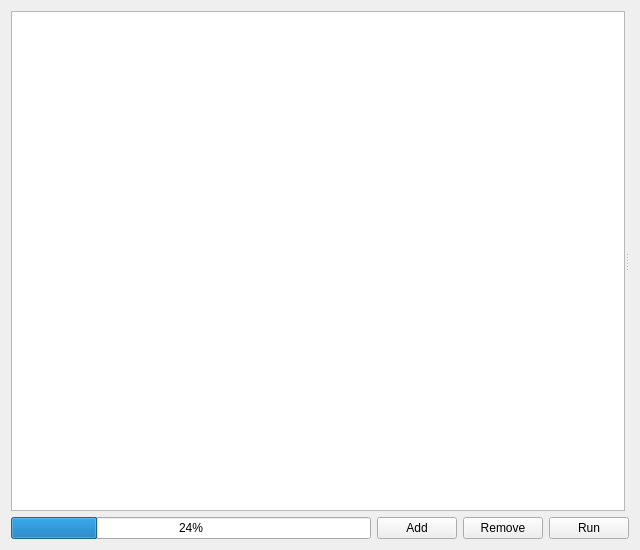
<?xml version="1.0" encoding="UTF-8"?>
<ui version="4.0">
 <class>Form</class>
 <widget class="QWidget" name="Form">
  <property name="geometry">
   <rect>
    <x>0</x>
    <y>0</y>
    <width>640</width>
    <height>550</height>
   </rect>
  </property>
  <property name="windowTitle">
   <string>Merging</string>
  </property>
  <property name="windowIcon">
   <iconset resource="../../resource/icons/icons.qrc">
    <normaloff>:/icons/merge.svg</normaloff>:/icons/merge.svg</iconset>
  </property>
  <layout class="QVBoxLayout" name="verticalLayout_2">
   <item>
    <widget class="QSplitter" name="splitter">
     <property name="orientation">
      <enum>Qt::Horizontal</enum>
     </property>
     <widget class="QTreeView" name="treeView">
      <property name="sizePolicy">
       <sizepolicy hsizetype="Minimum" vsizetype="Expanding">
        <horstretch>0</horstretch>
        <verstretch>1</verstretch>
       </sizepolicy>
      </property>
      <property name="alternatingRowColors">
       <bool>true</bool>
      </property>
      <property name="selectionMode">
       <enum>QAbstractItemView::SingleSelection</enum>
      </property>
      <property name="rootIsDecorated">
       <bool>true</bool>
      </property>
      <property name="uniformRowHeights">
       <bool>true</bool>
      </property>
     </widget>
     <widget class="QWidget" name="verticalLayoutWidget">
      <layout class="QVBoxLayout" name="figureVerticalLayout"/>
     </widget>
    </widget>
   </item>
   <item>
    <layout class="QHBoxLayout" name="horizontalLayout">
     <item>
      <spacer name="horizontalSpacer">
       <property name="orientation">
        <enum>Qt::Horizontal</enum>
       </property>
       <property name="sizeHint" stdset="0">
        <size>
         <width>0</width>
         <height>20</height>
        </size>
       </property>
      </spacer>
     </item>
     <item>
      <widget class="QProgressBar" name="progressBar">
       <property name="sizePolicy">
        <sizepolicy hsizetype="Expanding" vsizetype="Fixed">
         <horstretch>1</horstretch>
         <verstretch>0</verstretch>
        </sizepolicy>
       </property>
       <property name="value">
        <number>24</number>
       </property>
      </widget>
     </item>
     <item>
      <widget class="QPushButton" name="addPushButton">
       <property name="text">
        <string>Add</string>
       </property>
       <property name="icon">
        <iconset theme="list-add">
         <normaloff>.</normaloff>.</iconset>
       </property>
      </widget>
     </item>
     <item>
      <widget class="QPushButton" name="removePushButton">
       <property name="text">
        <string>Remove</string>
       </property>
       <property name="icon">
        <iconset theme="list-remove">
         <normaloff>.</normaloff>.</iconset>
       </property>
      </widget>
     </item>
     <item>
      <widget class="QPushButton" name="runPushButton">
       <property name="text">
        <string>Run</string>
       </property>
       <property name="icon">
        <iconset resource="../../resource/icons/icons.qrc">
         <normaloff>:/icons/start.svg</normaloff>:/icons/start.svg</iconset>
       </property>
      </widget>
     </item>
    </layout>
   </item>
  </layout>
 </widget>
 <resources>
  <include location="../../resource/icons/icons.qrc"/>
 </resources>
 <connections/>
</ui>
